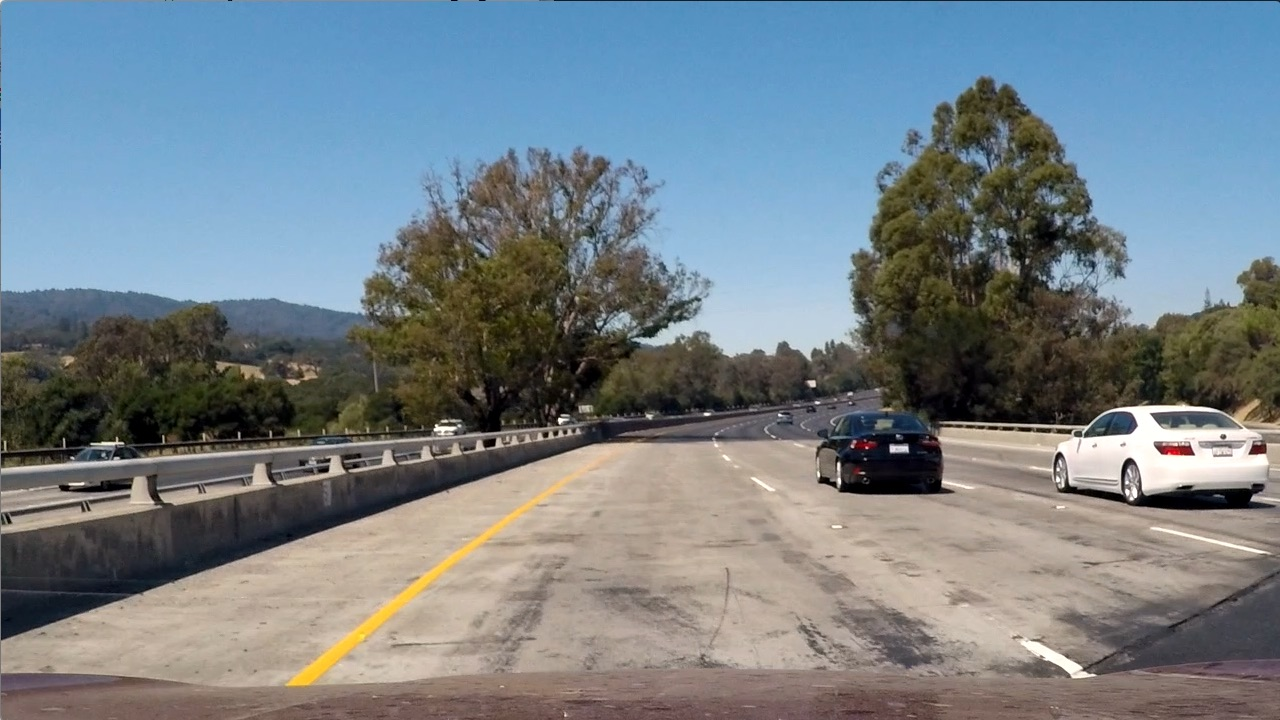
#> input picture test_images/test1.jpg, 1280 x 720 px
$ jupyter execute --allow-errors project.ipynb   (shell and % lines are left out)   (older library calls are emulated)
#> lines starting #> are read from the running program, lines starting #| are printed output that depends on the picture
# Vehicle Detection

[cell 1]
import numpy as np
import cv2
import glob
import os
from time import time
import matplotlib.pyplot as plt
import matplotlib.image as mpimg
from mpl_toolkits.mplot3d import Axes3D
from skimage.feature import hog
from sklearn.svm import LinearSVC
from sklearn.svm import SVC
from sklearn.grid_search import GridSearchCV
from sklearn.preprocessing import StandardScaler
from sklearn.cross_validation import train_test_split
from scipy.ndimage.measurements import label
from moviepy.editor import VideoFileClip
from IPython.display import HTML

## Loading data sets

[cell 2]
# Read in our vehicles and non-vehicles
cars = glob.glob('train_images/vehicles/**/*.png')
notcars = glob.glob('train_images/non-vehicles/**/*.png')

print('Found ', len(cars), ' vehicle image(s)')
print('Found ', len(cars), ' non-vehicle image(s)')

## Plot pixels in 3D colour space

This can be used to evaluate how best separate vehicles from the rest of the image

[cell 3]
def plot3d(pixels, colors_rgb,
        axis_labels=list("RGB"), axis_limits=[(0, 255), (0, 255), (0, 255)]):
    """Plot pixels in 3D."""

    # Create figure and 3D axes
    fig = plt.figure(figsize=(8, 8))
    ax = Axes3D(fig)

    # Set axis limits
    ax.set_xlim(*axis_limits[0])
    ax.set_ylim(*axis_limits[1])
    ax.set_zlim(*axis_limits[2])

    # Set axis labels and sizes
    ax.tick_params(axis='both', which='major', labelsize=14, pad=8)
    ax.set_xlabel(axis_labels[0], fontsize=16, labelpad=16)
    ax.set_ylabel(axis_labels[1], fontsize=16, labelpad=16)
    ax.set_zlabel(axis_labels[2], fontsize=16, labelpad=16)

    # Plot pixel values with colors given in colors_rgb
    ax.scatter(
        pixels[:, :, 0].ravel(),
        pixels[:, :, 1].ravel(),
        pixels[:, :, 2].ravel(),
        c=colors_rgb.reshape((-1, 3)), edgecolors='none')

    return ax  # return Axes3D object for further manipulation


# Read a color image
img = cv2.imread('test_images/test1.jpg')
#> img is the input picture: shape (720, 1280, 3); mean B, G, R 135.5, 128.7, 117.5

# Select a small fraction of pixels to plot by subsampling it
scale = max(img.shape[0], img.shape[1], 64) / 64  # at most 64 rows and columns
#> scale = 20
img_small = cv2.resize(img, (np.int(img.shape[1] / scale), np.int(img.shape[0] / scale)), interpolation=cv2.INTER_NEAREST)
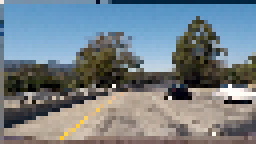
#> img_small: shape (36, 64, 3) (shown 4 times larger); mean B, G, R 134.6, 127.6, 116.1

# Convert subsampled image to desired color space(s)
img_small_RGB = cv2.cvtColor(img_small, cv2.COLOR_BGR2RGB)  # OpenCV uses BGR, matplotlib likes RGB
img_small_HSV = cv2.cvtColor(img_small, cv2.COLOR_BGR2HSV)
#> img_small_HSV: shape (36, 64, 3); mean H, S, V 61.3, 79.8, 148
img_small_rgb = img_small_RGB / 255.  # scaled to [0, 1], only for plotting

# Plot and show
plot3d(img_small_RGB, img_small_rgb)
#> (the call stopped at in plot3d, `fig = plt.figure(figsize=(8, 8))`: IPython is not available in this run)
plt.show()

plot3d(img_small_HSV, img_small_rgb, axis_labels=list("HSV"))
#> (the call stopped at in plot3d, `fig = plt.figure(figsize=(8, 8))`: IPython is not available in this run)
plt.show()

## Extract colour histogram features from image

[cell 4]
image = mpimg.imread('test_images/test1.jpg')

# Define a function to compute color histogram features
def color_hist(img, nbins=32, bins_range=(0, 256), plot=False):
    # Compute the histogram of the color channels separately
#> called with nbins = 32, bins_range = (0, 256), plot = True
    channel1_hist = np.histogram(img[:,:,0], bins=nbins, range=bins_range)
    channel2_hist = np.histogram(img[:,:,1], bins=nbins, range=bins_range)
    channel3_hist = np.histogram(img[:,:,2], bins=nbins, range=bins_range)

    # Concatenate the histograms into a single feature vector
    hist_features = np.concatenate((channel1_hist[0], channel2_hist[0], channel3_hist[0]))
#> hist_features = 96 values, max 111331 at index 89, min 936 at index 60, mean 28800

    if(plot):

        # Generating bin centers
        bin_edges = channel1_hist[1]
#> bin_edges = 33 values from 0 to 256
        bin_centers = (bin_edges[1:]  + bin_edges[0:len(bin_edges)-1])/2
#> bin_centers = 32 values from 4 to 252

        # Plot histograms
        fig = plt.figure(figsize=(12,3))

        plt.subplot(131)
        plt.bar(bin_centers, channel1_hist[0])
        plt.xlim(0, 256)
        plt.title('Channel 1 Histogram')

        plt.subplot(132)
        plt.bar(bin_centers, channel2_hist[0])
        plt.xlim(0, 256)
        plt.title('Channel 2 Histogram')

        plt.subplot(133)
        plt.bar(bin_centers, channel3_hist[0])
        plt.xlim(0, 256)
        plt.title('Channel 3 Histogram')

        fig.tight_layout()

    # Return the individual histograms, bin_centers and feature vector
    return hist_features

#> (the rest of this cell did not finish here and is left out)

## Extract spacial binning features from image

[cell 5]
# Read in an image
# You can also read cutout2, 3, 4 etc. to see other examples
image = mpimg.imread('test_images/test1.jpg')

# Define a function to compute binned color features
def bin_spatial(img, size=(32, 32)):
    # Use cv2.resize().ravel() to create the feature vector
#> called with size = (32, 32)
    features = cv2.resize(img, size).ravel()
#> features = 3072 values, max 255 at index 1813, min 0 at index 1737, mean 127.1
    # Return the feature vector
    return features

feature_vec = bin_spatial(image, size=(32, 32))
#> feature_vec has the same summary as features in bin_spatial

# Plot features
plt.plot(feature_vec)
#> (this line was passed over: IPython is not available in this run)
plt.title('Spatially Binned Features')
#> (this line was passed over: IPython is not available in this run)

## Extract HOG features from image

[cell 6]
# Define a function to return HOG features and visualization
# [9 lines left out: function get_hog_features, not called in this run]

# Define HOG parameters
orient = 9
pix_per_cell = 8
cell_per_block = 2

# Generate a random index to look at a car image
#> (the rest of this cell did not finish here and is left out)

## Combine and scale features

[cell 7]
# Extract a variety of different features
def extract_features(imgs, color_space='RGB', spatial_size=(32, 32),
                        hist_bins=32, orient=9,
                        pix_per_cell=8, cell_per_block=2, hog_channel=0,
                        spatial_feat=True, hist_feat=True, hog_feat=True):
    # Create a list to append feature vectors to
    features = []
    # Iterate through the list of images
    for file in imgs:
        file_features = []
        # Read in each one by one
        image = mpimg.imread(file)
        # apply color conversion if other than 'RGB'
        if color_space != 'RGB':
            if color_space == 'HSV':
                feature_image = cv2.cvtColor(image, cv2.COLOR_RGB2HSV)
            elif color_space == 'LUV':
                feature_image = cv2.cvtColor(image, cv2.COLOR_RGB2LUV)
            elif color_space == 'HLS':
                feature_image = cv2.cvtColor(image, cv2.COLOR_RGB2HLS)
            elif color_space == 'YUV':
                feature_image = cv2.cvtColor(image, cv2.COLOR_RGB2YUV)
            elif color_space == 'YCrCb':
                feature_image = cv2.cvtColor(image, cv2.COLOR_RGB2YCrCb)
        else: feature_image = np.copy(image)

        if spatial_feat == True:
            spatial_features = bin_spatial(feature_image, size=spatial_size)
            file_features.append(spatial_features)
        if hist_feat == True:
            # Apply color_hist()
            hist_features = color_hist(feature_image, nbins=hist_bins)
            file_features.append(hist_features)
        if hog_feat == True:
        # Call get_hog_features() with vis=False, feature_vec=True
            if hog_channel == 'ALL':
                hog_features = []
                for channel in range(feature_image.shape[2]):
                    hog_features.append(get_hog_features(feature_image[:,:,channel],
                                        orient, pix_per_cell, cell_per_block,
                                        vis=False, feature_vec=True))
                hog_features = np.ravel(hog_features)
            else:
                hog_features = get_hog_features(feature_image[:,:,hog_channel], orient,
                            pix_per_cell, cell_per_block, vis=False, feature_vec=True)
            # Append the new feature vector to the features list
            file_features.append(hog_features)
        features.append(np.concatenate(file_features))
    # Return list of feature vectors
    return features

# Feature extraction parameters
color_space = 'YCrCb' # Can be RGB, HSV, LUV, HLS, YUV, YCrCb
orient = 8  # HOG orientations
pix_per_cell = 8 # HOG pixels per cell
cell_per_block = 1 # HOG cells per block
hog_channel = "ALL" # Can be 0, 1, 2, or "ALL"
spatial_size = (16, 16) # Spatial binning dimensions
hist_bins = 32    # Number of histogram bins
spatial_feat = True # Spatial features on or off
hist_feat = True # Histogram features on or off
hog_feat = True # HOG features on or off

car_features = extract_features(cars, color_space=color_space,
                        spatial_size=spatial_size, hist_bins=hist_bins,
                        orient=orient, pix_per_cell=pix_per_cell,
                        cell_per_block=cell_per_block,
                        hog_channel=hog_channel, spatial_feat=spatial_feat,
                        hist_feat=hist_feat, hog_feat=hog_feat)
notcar_features = extract_features(notcars, color_space=color_space,
                        spatial_size=spatial_size, hist_bins=hist_bins,
                        orient=orient, pix_per_cell=pix_per_cell,
                        cell_per_block=cell_per_block,
                        hog_channel=hog_channel, spatial_feat=spatial_feat,
                        hist_feat=hist_feat, hog_feat=hog_feat)

# Create an array stack of feature vectors
all_features = np.vstack((car_features, notcar_features)).astype(np.float64)

# Fit a per-column scaler
#> (the rest of this cell did not finish here and is left out)

## Train classifier

[cell 8]
# Define the labels vector
labels = np.hstack((np.ones(len(car_features)), np.zeros(len(notcar_features))))

# Split up data into randomized training and test sets
rand_state = np.random.randint(0, 100)
#> (the rest of this cell did not finish here and is left out)

## Classifier parameter tuning

[cell 9]
# [8 lines of commented-out code are left out]

## Drawing bounding boxes

[cell 10]
image = mpimg.imread('test_images/test1.jpg')

# Define a function that takes an image, a list of bounding boxes,
# and optional color tuple and line thickness as inputs
# then draws boxes in that color on the output

def draw_boxes(img, bboxes, color=(0, 0, 255), thick=6):
    # make a copy of the image
#> called with color = (0, 0, 255), thick = 6
    draw_img = np.copy(img)
    # Iterate through the bounding boxes
    for bbox in bboxes:
        # Draw a rectangle given bbox coordinates
        cv2.rectangle(draw_img, bbox[0], bbox[1], color, thick)
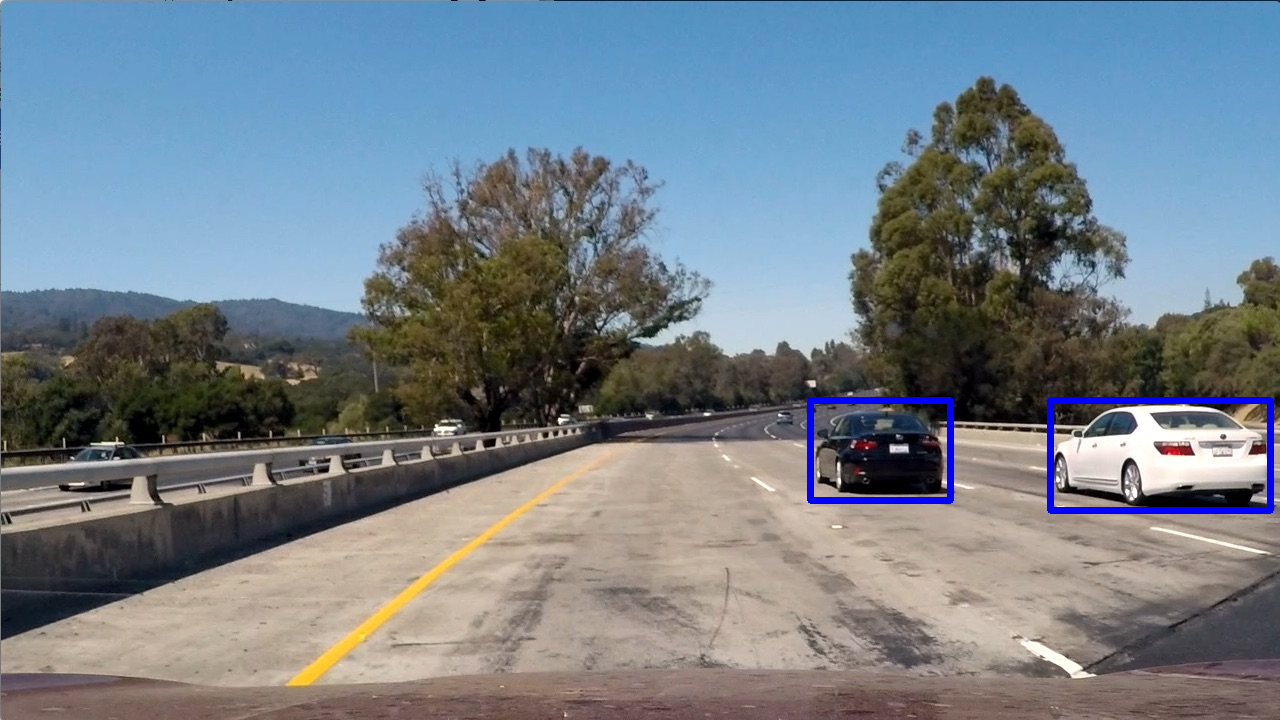
#> draw_img: shape (720, 1280, 3); mean R, G, B 116.5, 127.7, 136.9
    # return the image copy with boxes drawn
    return draw_img # Change this line to return image copy with boxes

# Add bounding boxes in this format, these are just example coordinates.
bboxes = [((810, 400), (950, 500)),
    ((1050, 400), (1270, 510))]

result = draw_boxes(image, bboxes)
plt.imshow(result)
#> (this line was passed over: IPython is not available in this run)

## Window search for cars in image

[cell 11]
# Define a single function that can extract features using hog sub-sampling and make predictions
# [65 lines left out: function find_cars, not called in this run]

def find_cars_all_sizes(image, show_all=False):

#> called with show_all = False
    cells_per_step = 2 # 75% overlap
    box_list = []

    ystart = 400
    ystop = 500
    xstart = 0
    xstop = image.shape[1] - 0
#> xstop = 1280
    scale = 0.75
    boxes = find_cars(image, ystart, ystop, xstart, xstop, scale, svc, feature_scaler, orient, pix_per_cell, cells_per_step, cell_per_block, spatial_size, hist_bins, show_all=show_all)
    for box in boxes:
        box_list.append(box)

    ystart = 400
    ystop = 550
    xstart = 0
    xstop = image.shape[1] - 0
    scale = 1.0
    boxes = find_cars(image, ystart, ystop, xstart, xstop, scale, svc, feature_scaler, orient, pix_per_cell, cells_per_step, cell_per_block, spatial_size, hist_bins, show_all=show_all)
    for box in boxes:
        box_list.append(box)

    ystart = 400
    ystop = 600
    xstart = 0
    xstop = image.shape[1] - 0
    scale = 1.5
    boxes = find_cars(image, ystart, ystop, xstart, xstop, scale, svc, feature_scaler, orient, pix_per_cell, cells_per_step, cell_per_block, spatial_size, hist_bins, show_all=show_all)
    for box in boxes:
        box_list.append(box)

    ystart = 400
    ystop = 650
    xstart = 0
    xstop = image.shape[1] - 0
    scale = 2.0
    boxes = find_cars(image, ystart, ystop, xstart, xstop, scale, svc, feature_scaler, orient, pix_per_cell, cells_per_step, cell_per_block, spatial_size, hist_bins, show_all=show_all)
    for box in boxes:
        box_list.append(box)

    return box_list

image = mpimg.imread('test_images/test1.jpg')

#> (the rest of this cell did not finish here and is left out)

## Combining multiple detections using heat map

[cell 12]
# Read in image similar to one shown above
image = mpimg.imread('test_images/test1.jpg')
heat = np.zeros_like(image[:,:,0]).astype(np.float)

# [34 lines left out: functions add_heat, apply_threshold, labels_to_boxes, not called in this run]

#> (the rest of this cell did not finish here and is left out)

## Final vehicle tracking pipeline

[cell 13]
# Define a class to record tracking information
class VehicleTracker():
    def __init__(self):
        # TODO: Add state here
        self.bbox_buffer = []
        self.best_bboxes = []

    def process_image(self, img):

        HEAT_AVERAGING = 15
        HEAT_THRESHOLD = 20
        MIN_CAR_PIXEL_AREA = 50 * 50

        bboxes = find_cars_all_sizes(img)

        # Update collection of bounding boxes
        self.bbox_buffer.append(bboxes)
        if(len(self.bbox_buffer) > HEAT_AVERAGING):
            self.bbox_buffer = self.bbox_buffer[1:]

        # Initialise heat
        heat = np.zeros_like(img[:,:,0]).astype(np.float)

        # For each set of bounding boxes
        for box_list in self.bbox_buffer:
            # Add heat to each box in box list
            heat = add_heat(heat, box_list)

        # Apply threshold to help remove false positives
        heat = apply_threshold(heat, HEAT_THRESHOLD)

        # Visualize the heatmap when displaying
        heatmap = np.clip(heat, 0, 255)

        # Find final boxes from heatmap using label function
        labeled_regions = label(heatmap)

        # Turn into bounding boxes
        bboxes = labels_to_boxes(labeled_regions, min_size=MIN_CAR_PIXEL_AREA)

        if False:
            # Associate with existing bboxes
            new_bboxes = []
            for new in bboxes:
                # Calculate max overlap with existing bboxes
                iMax = -1
                max_overlap = 0
                for i in range(0, len(self.best_bboxes)):
                    overlap = VehicleTracker.overlap(new, self.best_bboxes[i])
                    if overlap > max_overlap:
                        iMax = i
                        max_overlap = overlap

                # If we have found a match update it
                if max_overlap > 0.1:
                    new_bboxes.append(VehicleTracker.update(new, self.best_bboxes[iMax]))
                else:
                    new_bboxes.append(new)
            self.best_bboxes = new_bboxes

        else:
            # Update directly to new boxes - no tracking/smoothing
            self.best_bboxes = bboxes

        # Draw results on image
        result = self.draw_overlay(img)

        return result

    # [31 lines left out: functions draw_overlay, overlap, update, not called in this run]


tracker = VehicleTracker()

img = mpimg.imread('test_images/test1.jpg')

plt.figure(figsize=(12,20))
#> (this line was passed over: IPython is not available in this run)
#> (the rest of this cell did not finish here and is left out)

# Lane Detection (from Advance Lane Detection project)

## Camera calibration

[cell 14]
# Calibration image properties
nx = 9 # number of inside corners in x
ny = 6 # number of inside corners in y

# List all calibration images
images = glob.glob('camera_cal/calibration*.jpg')

# Arrays to store object points and image points from all the calibration images
objpoints = [] # 3D points in real world space
imgpoints = [] # 2D points in image plane

# Prepare object points, like (0,0,0), (1,0,0), (2,0,0), ..., (8,5,0)
objp = np.zeros((nx*ny, 3), np.float32)
objp[:,:2] = np.mgrid[0:9,0:6].T.reshape(-1,2) # (x,y) coordinates

for fname in images:

    # Read in calibration image
    img = mpimg.imread(fname)
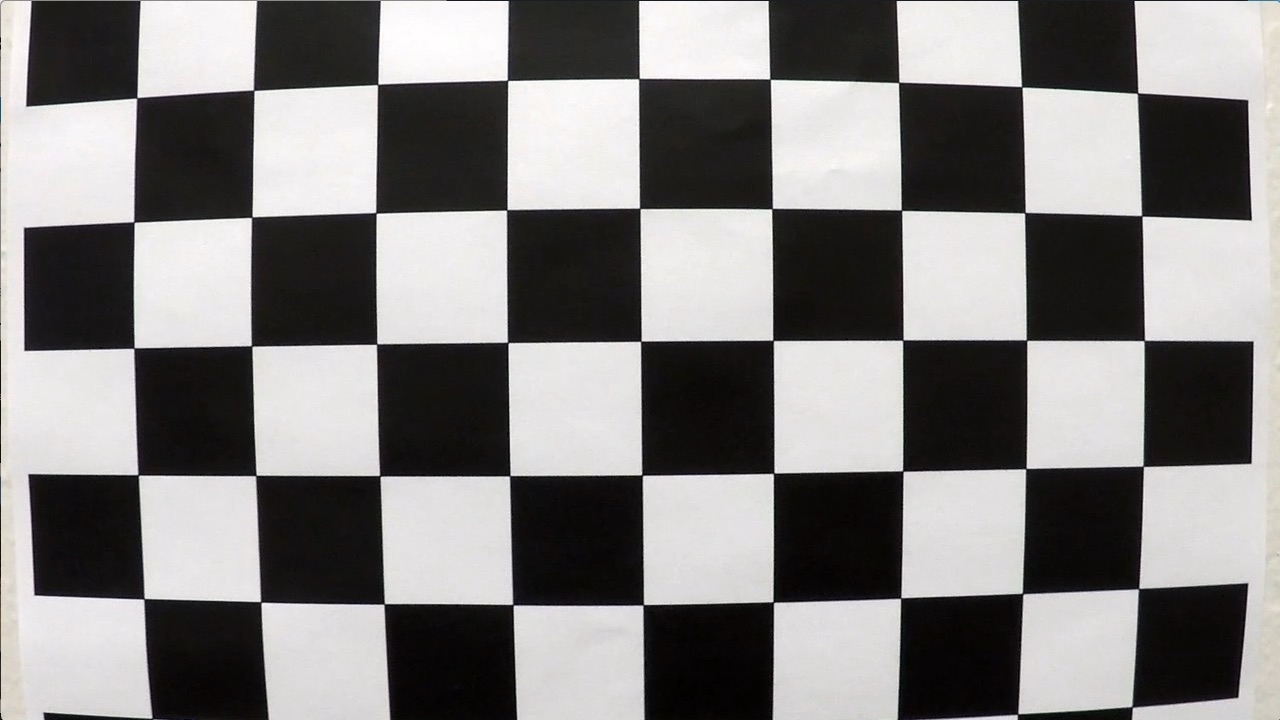
#> input picture camera_cal/calibration1.jpg, 1280 x 720 px
#> img is the input picture: shape (720, 1280, 3); mean R, G, B 130.1, 128.4, 127.8

    # Convert to grayscale
    gray = cv2.cvtColor(img, cv2.COLOR_RGB2GRAY)

    # Find the chessboard corners
    ret, corners = cv2.findChessboardCorners(gray, (nx, ny), None)
#> ret = False; corners = None

    # If found, draw corners
    if ret == True:
        # Add detected object and image points
        imgpoints.append(corners)
        objpoints.append(objp)

# Calibrate camera
ret, mtx, dist, rvecs, tvecs = cv2.calibrateCamera(objpoints, imgpoints, img.shape[0:2], None, None)
#> ret = 0.814; mtx = [[1608.6, 0, 396], [0, 1782.8, 550.8], [0, 0, 1]]; dist = [[-1.62, 5.8, -0.0528, 0.074, -13.95]]; rvecs = ([0.768, 0.0115, -0.0362], [0.224, 0.566, 0.0321]); tvecs = ([2.52, -3.17, 27.55], [-10.04, -8.14, 47.41])

# [6 lines left out: function cal_undistort, not called in this run]
